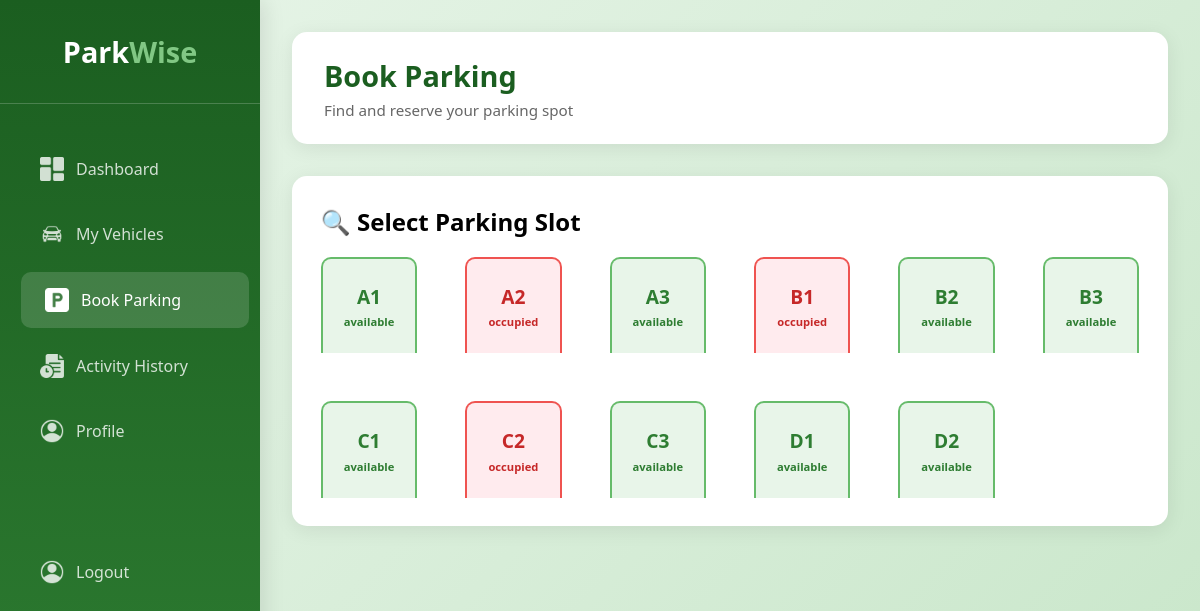
Screenshot of /?controller=UserController&action=showBookingsPage (signed in) with the database file from the repository.
### tables this page shows
CREATE TABLE ParkingSlot (
    slot_id INTEGER PRIMARY KEY AUTOINCREMENT,
    slot_number INTEGER NOT NULL UNIQUE,
    location VARCHAR(100) NOT NULL,
    status VARCHAR(20) NOT NULL DEFAULT 'available',
    created_at DATETIME DEFAULT CURRENT_TIMESTAMP,
    CHECK (status IN ('available', 'reserved', 'occupied'))
);

### views/uniLayout.php (called while the page is built)
<?php require_once("./views/$folderPath" . "/$folderPath" . "Layout.php")?>

### controllers/BaseController.php (called while the page is built, shortened)
<?php
class BaseController{
    public function  renderView($folderPath, $fileName, $datas = NULL, $location = NULL){
        $content = $datas;
        require_once("./views/uniLayout.php");
    }
}

### controllers/UserController.php (called while the page is built, shortened)
<?php
class UserController extends BaseController{
    protected $parkingSlotModel;
    public function __construct(){
        $this->parkingSlotModel = $this->loadModel("ParkingSlot");
    }
    public function showBookingsPage(){
        $datas = $this->parkingSlotModel->getAll();
        $this->renderView("user", "bookParkingPage", $datas, "bookParkingPage");
    }
}

### index.php (called while the page is built, shortened)
<?php
require_once("./dbConnection.php");
require_once("./router.php");

### models/BaseModel.php (called while the page is built, shortened)
<?php
class BaseModel{
    protected $db;
    protected $table;
    public function __construct(){
        $this->db = DbConnection::getInstance();
    }
    public function getAll(){
        try{
            $sql = "SELECT * FROM {$this->table}";
            $request = $this->db->query($sql);
            $result = $request->fetchAll(PDO::FETCH_ASSOC);
            return $result;
        }catch(PDOException $e){
            error_log($e->getMessage());
            return false;
        }
    }
}

### dbConnection.php (called while the page is built)
<?php
class DbConnection{
    private static $instance = NULL;
    public static function getInstance(){
        if(!isset(self::$instance)){
            try{
                $pdo = new PDO("sqlite:" . __DIR__ . "/database/parkwise.db");
                $pdo->setAttribute(PDO::ATTR_ERRMODE, PDO::ERRMODE_EXCEPTION);
                self::$instance = $pdo;
            }catch(PDOException $e){
                exit("SOMETHING WENT WRONG WHILE CONNECTING TO DATABASE" .  $e->getMessage());
            }
        }
        return self::$instance;
    }
}

### views/user/bookParkingPage.php (the view, shortened to what this page needs)
<div class="main-display">
        <div class="header">
            <div class="welcome">
                <h1>Book Parking</h1>
                <p>Find and reserve your parking spot</p>
            </div>
        </div>
        <div class="parking-card">
            <h2>🔍 Select Parking Slot</h2>
                <div class="parking-grid">
                    <?php foreach($content as $slot):?>
                        <div class="parking-spot <?= $slot["status"]?>" onclick="selectSpot('A3')">
                            <div class="spot-number"><?= $slot["slot_number"]?></div>
                            <div class="spot-status"><?= $slot["status"]?></div>
                        </div>
                    <?php endforeach;?>
                </div>
            </div>
        </div>
</div>

### views/static/userStyle.css (style rules this page uses)
* { margin: 0; padding: 0; box-sizing: border-box; }
body { font-family: 'Segoe UI', Tahoma, Geneva, Verdana, sans-serif; background: linear-gradient(135deg, #e8f5e9 0%, #c8e6c9 100%); min-height: 100vh; }
.main-display { margin-left: 260px; flex: 1; padding: 2rem; transition: margin-left 0.3s ease; }
.header { background: white; padding: 1.5rem 2rem; border-radius: 15px; box-shadow: 0 4px 20px rgba(0,0,0,0.08); margin-bottom: 2rem; display: flex; justify-content: space-between; align-items: center; flex-wrap: wrap; gap: 1rem; }
.welcome h1 { color: #1b5e20; font-size: 1.8rem; margin-bottom: 0.3rem; }
.welcome p { color: #666; font-size: 0.95rem; }
.parking-grid { display: grid; grid-template-columns: repeat(auto-fill, minmax(80px, 1fr)); gap: 3rem; }
.parking-card { background: white; padding:1.8rem; border-radius: 15px; box-shadow: 0 4px 20px rgba(0,0,0,0.08); }
.parking-card h2 { padding-bottom: 1.2rem; }
.parking-spot { aspect-ratio: 1; border: 2px solid #e0e0e0; border-bottom: 0px; border-radius: 10px 10px 0px 0px; display: flex; flex-direction: column; align-items: center; justify-content: center; cursor: pointer; transition: all 0.3s ease; font-weight: 600; }
.parking-spot.available { background: #e8f5e9; border-color: #66bb6a; color: #2e7d32; }
.parking-spot.occupied { background: #ffebee; border-color: #ef5350; color: #c62828; }
.spot-number { font-size: 1.2rem; }
.spot-status { font-size: 0.7rem; margin-top: 0.3rem; }

### rows the page displays
parkingslot: slot_number "A1", status "available"
parkingslot: slot_number "A2", status "occupied"
parkingslot: slot_number "A3", status "available"
parkingslot: slot_number "B1", status "occupied"
parkingslot: slot_number "B2", status "available"
parkingslot: slot_number "B3", status "available"
parkingslot: slot_number "C1", status "available"
parkingslot: slot_number "C2", status "occupied"
parkingslot: slot_number "C3", status "available"
parkingslot: slot_number "D1", status "available"
parkingslot: slot_number "D2", status "available"
